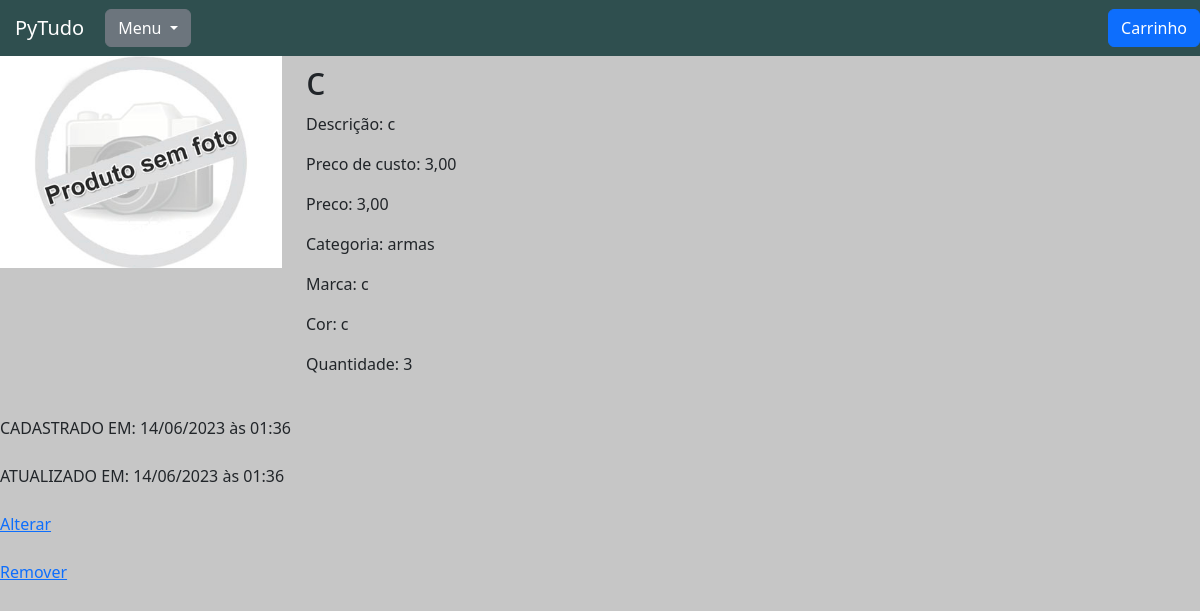
/gestao/detalhes_produto/38, run on an earlier commit of the app's database.
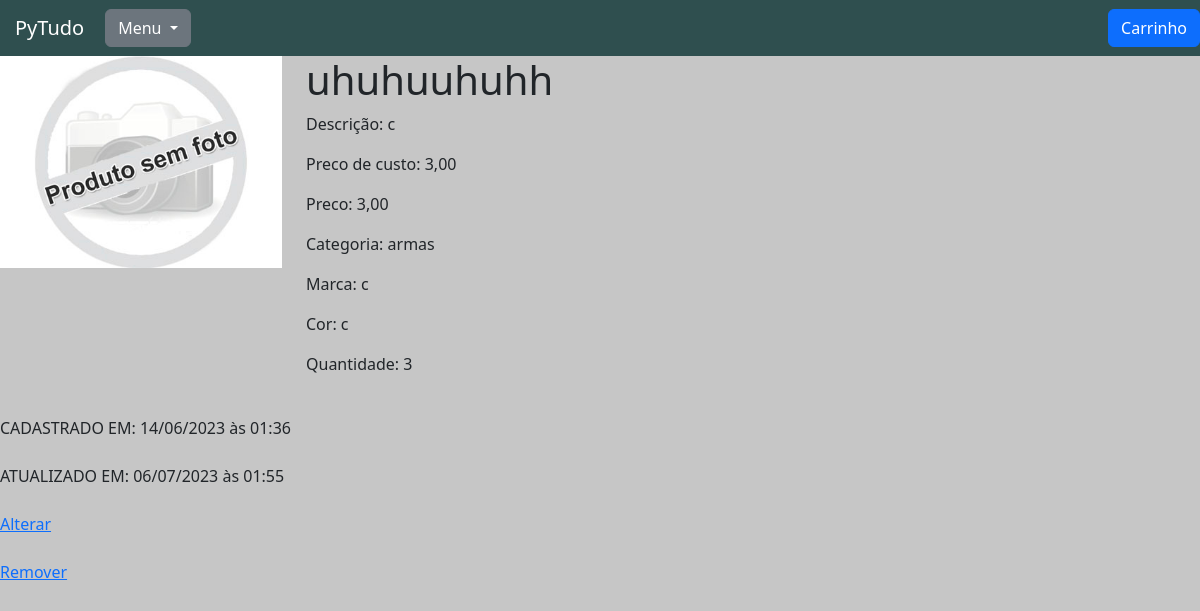
And on a later commit of the database.
### produtos/models.py (models this page shows, shortened)
class Produtos(models.Model):
    nome = models.CharField(max_length=50)
    descricao = models.TextField()
    preco_de_custo = models.DecimalField(max_digits=8, decimal_places=2)
    preco = models.DecimalField(max_digits=8, decimal_places=2)
    categoria = models.ForeignKey(Categoria, blank=True, null=True, on_delete=models.SET_NULL)
    marca = models.CharField(max_length=50, blank=True, null=True)
    cor = models.CharField(max_length=30, blank=True, null=True)
    quantidade = models.IntegerField()
    data_cadastro = models.DateTimeField(auto_now_add=True)
    data_atualizacao = models.DateTimeField(auto_now=True, null=True)
    imagem_principal = models.ImageField(upload_to ='produtos/', blank=True, null=True)

class Categoria(models.Model):
    nome = models.CharField(max_length=40)
    def __str__(self):
        return self.nome

### gestao/views.py (the view)
# urls.py: path('detalhes_produto/<int:id>', views.detalhes_produto, name='detalhes_produto'),
@has_role_decorator('gestor')
def detalhes_produto(request, id):
    produto = Produtos.objects.get(id=id)
    return render(request, 'detalhes_produto.html', {'produto': produto})

### gestao/templates/detalhes_produto.html (shortened to what this page needs)
{% extends 'base.html' %}
{% load static %}
{% block 'head' %}
    <link href="{% static 'produtos/css/ver_produto.css' %}" rel="stylesheet">
{% endblock %}
{% block 'body' %}
    <div class="row">
        <div class="col-md-3">
            {% if produto.imagem_principal %}
                <img width="100%" src="{{produto.imagem_principal.url}}">
            {% else %}
                <img width="100%" src="{% static 'produtos\img\sem foto.jpg' %}">
            {% endif %}
        </div>
        <div class="col-md">
            <h1 class="titulo">{{produto.nome}}</h1>
            <p class="paragrafo">Descrição: {{produto.descricao}}</p>
            <p class="paragrafo">Preco de custo: {{produto.preco_de_custo}}</p>
            <p class="paragrafo">Preco: {{produto.preco}}</p>
            {% if produto.categoria %}
                <p class="paragrafo">Categoria: {{produto.categoria}}</p>
            {% else %}
                <p class="paragrafo">Categoria: Sem categoria </p>
            {% endif %}
            <p class="paragrafo">Marca: {{produto.marca}}</p>
            <p class="paragrafo">Cor: {{produto.cor}}</p>
            <p class="paragrafo">Quantidade: {{produto.quantidade}}</p>
        </div>
    </div>
    <br>
    CADASTRADO EM: {{produto.data_cadastro|date:"d/m/Y" }} às {{ produto.data_cadastro|time:"H:i" }}
    <br>
    <br>
    ATUALIZADO EM: {{produto.data_atualizacao|date:"d/m/Y" }} às {{ produto.data_atualizacao|time:"H:i" }}
    <br>
    <br>
    <a href="{% url 'alterar_produto' produto.id %}">Alterar</a>
    <br>
    <br>
    <a href="{% url 'excluir_produto' produto.id %}">Remover</a>
{% endblock %}

What changed in the data, as far as the page shows it:
changed Produtos "armas": nome "c" → "uhuhuuhuhh"; data_atualizacao "14/06/2023" → "06/07/2023"; data_atualizacao "01:36" → "01:55"
